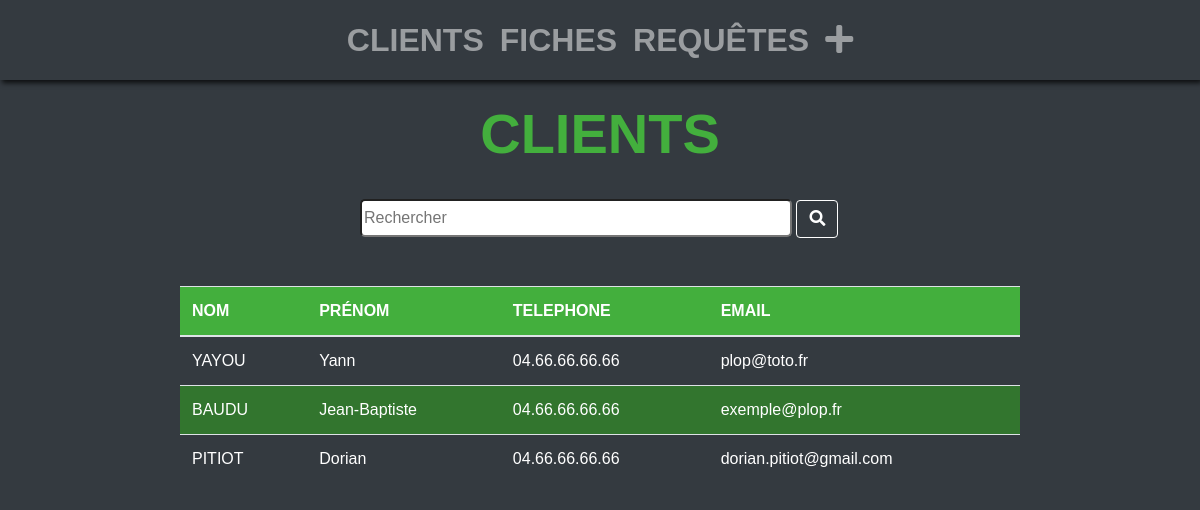
The app's page /, older data.
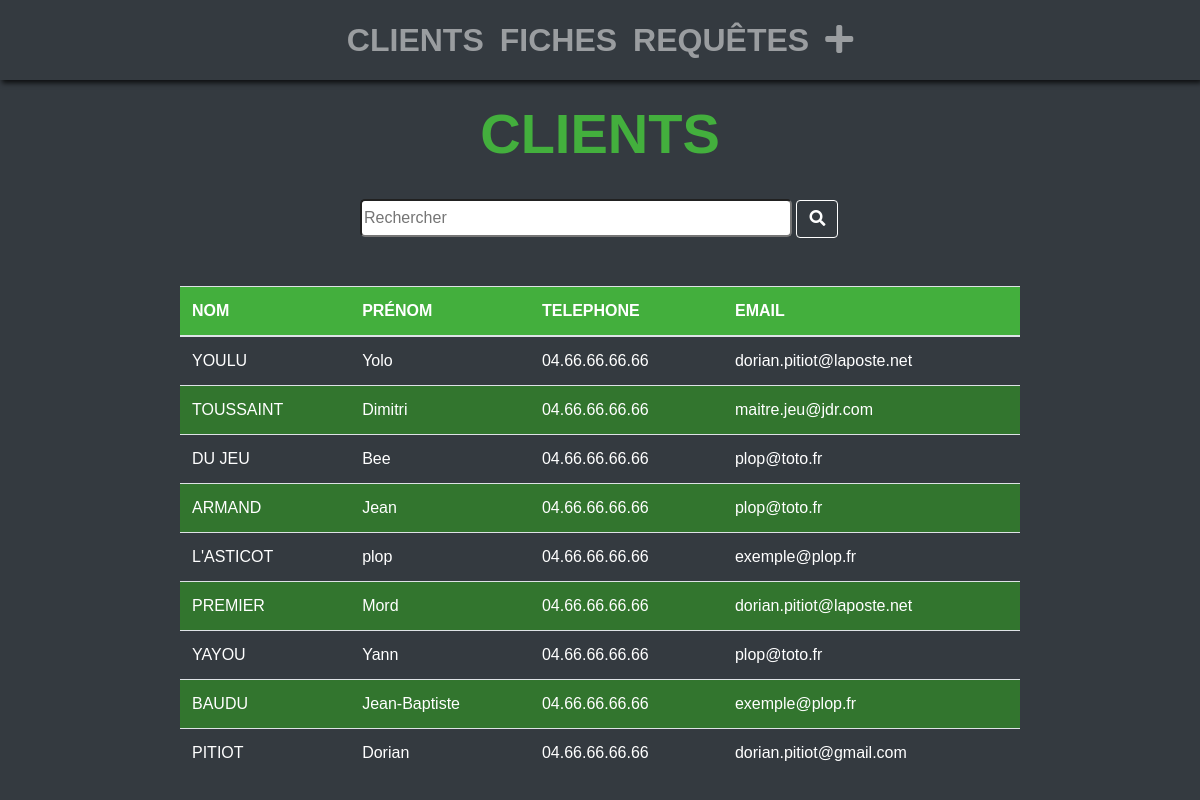
The same page, newer data.
### gestion_intervention/models.py (models this page shows, shortened)
class Customer(models.Model):
    first_name = models.CharField(max_length=50)
    last_name = models.CharField(max_length=50)
    slug = AutoSlugField(populate_from='first_name')
    email = models.EmailField(blank=True, null=True, unique=True)
    phone = models.CharField(max_length=70, null=False, blank=False)

### gestion_intervention/views.py (the view)
# urls.py: url(r'^$', CustomerListView.as_view(), name='customer-list'),
class CustomerListView(ListView):
    models = Customer
    def get_queryset(self):
        return Customer.objects.all().order_by('-id')

### gestion_intervention/templates/gestion_intervention/customer_list.html
{% extends "gestion_intervention/base.html" %}
{% block content %}
<div class="col-12 customer_list ">
    <h2>Clients</h2>
    <form class="search mx-auto" action="#" method="get">
        <input class="field" id="myCustomerInput" type="search" name="q" placeholder="Rechercher" class="form-control">
        <button class="btn " type="submit"><i class="fas fa-search"></i></button>
    </form>
    <table class="table table-hover">
        <thead class="customer_head_list">
            <tr>
                <th scope="col">Nom</th>
                <th scope="col">Prénom</th>
                <th scope="col">Telephone</th>
                <th scope="col">Email</th>
            </tr>
        </thead>
        <tbody>
            {% for customer in object_list %}
            <tr class="customer_table customerName">
                <td scope="row"><a href="{% url 'customer-detail' customer.slug customer.id %}">{% filter upper %}{{customer.last_name}} {% endfilter %} </a></td>
                <td> <a href="{% url 'customer-detail' customer.slug customer.id %}"> {{customer.first_name}}</a></td>
                <td> <a class="phone_number" href="{% url 'customer-detail' customer.slug customer.id %}">{{customer.phone}}</a></td>
                <td> <a href="{% url 'customer-detail' customer.slug customer.id %}">{{customer.email}}</a></td>
            </tr>
            {% endfor %}
        </tbody>
    </table>
</div>
{% endblock %}

Row changes from the older to the newer data that the page shows:
added Customer: last_name "YOULU", first_name "Yolo", phone "04.66.66.66.66", email "dorian.pitiot@laposte.net"
added Customer: last_name "TOUSSAINT", first_name "Dimitri", phone "04.66.66.66.66", email "maitre.jeu@jdr.com"
added Customer: last_name "DU JEU", first_name "Bee", phone "04.66.66.66.66", email "plop@toto.fr"
added Customer: last_name "ARMAND", first_name "Jean", phone "04.66.66.66.66", email "plop@toto.fr"
added Customer: last_name "L'ASTICOT", first_name "plop", phone "04.66.66.66.66", email "exemple@plop.fr"
added Customer: last_name "PREMIER", first_name "Mord", phone "04.66.66.66.66", email "dorian.pitiot@laposte.net"
